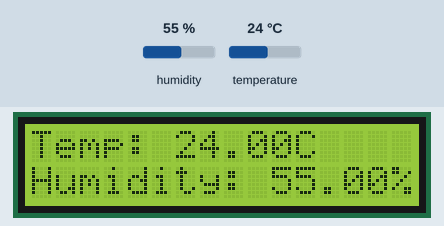
A sketch run on a simulated Arduino Uno, built with avr-gcc and run on an emulated ATmega328P. Parts: 16×2 character LCD. The test bench sets the inputs (shaded band); at power-on: humidity 55 %, temperature 24 °C.

Above: at 1.2 s.
1.3 s: humidity set to 22 %
At 2.7 s:
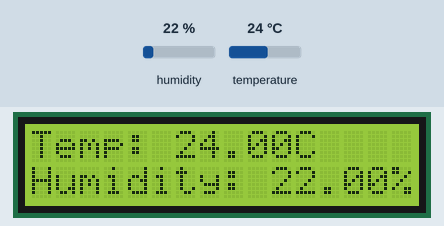
4.0 s: temperature set to 12 °C
At 5.3 s:
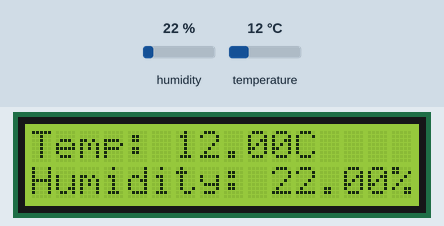
6.7 s: humidity set to 40 %
At 9.2 s:
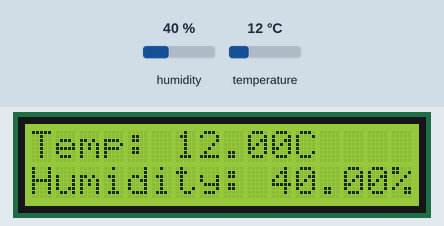
9.7 s: temperature set to 19 °C
At 10.6 s:
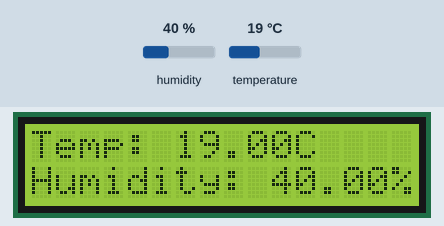
Timing chart, 0 to 12.7 s (numbered marks = the images above; inputs shaded):
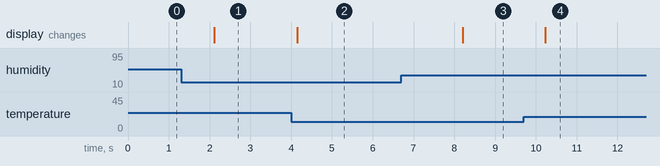

Measured:
- after the input at 1.3 s, the display: changes after 0.82 s (image 1)
- after the input at 4.0 s, the display: changes after 0.15 s (image 2)
- after the input at 6.7 s, the display: changes after 1.5 s (image 3)
- after the input at 9.7 s, the display: changes after 0.53 s (image 4)

The sketch:

test_only.ino
```cpp
//Interface the DHT11 Temp & Humidity sensor and display humidity and temperature
//in Celsius on a 16x2 character LCD

#include <dht.h>
#include <LiquidCrystal.h>

dht DHT;
const int RS = 2, EN = 3, D4 = 4, D5 = 5, D6 = 6, D7 = 7;
LiquidCrystal lcd(RS,EN,D4,D5,D6,D7);   //set Uno pins that are connected to LCD, 4-bit mode

void setup() {
  lcd.begin(16,2);    //set 16 columns and 2 rows of 16x2 LCD

}

void loop() {
  int readDHT = DHT.read11(8);    //grab 40-bit data packet from DHT sensor

  float H = DHT.humidity;
  float T = DHT.temperature;

  // Check if any reads failed and if exit
   if (isnan(H) || isnan(T)){
     Serial.println("Failed to read from DHT sensor!");
     return;
   }

  // Combine Humidity and Temperature into single string
  String dhtData = String(H) + "," + String(T);
  Serial.println(dhtData);

  lcd.setCursor(0,0);
  lcd.print("Temp: ");
  lcd.print(DHT.temperature);
  //lcd.print((char)223);         //used to display degree symbol on display
  //lcd.write(0xdf);              //another way to display degree symbol
  lcd.print("C");
  lcd.setCursor(0,1);
  lcd.print("Humidity: ");
  lcd.print(DHT.humidity);
  lcd.print("%");
  delay(2000);

}
```
